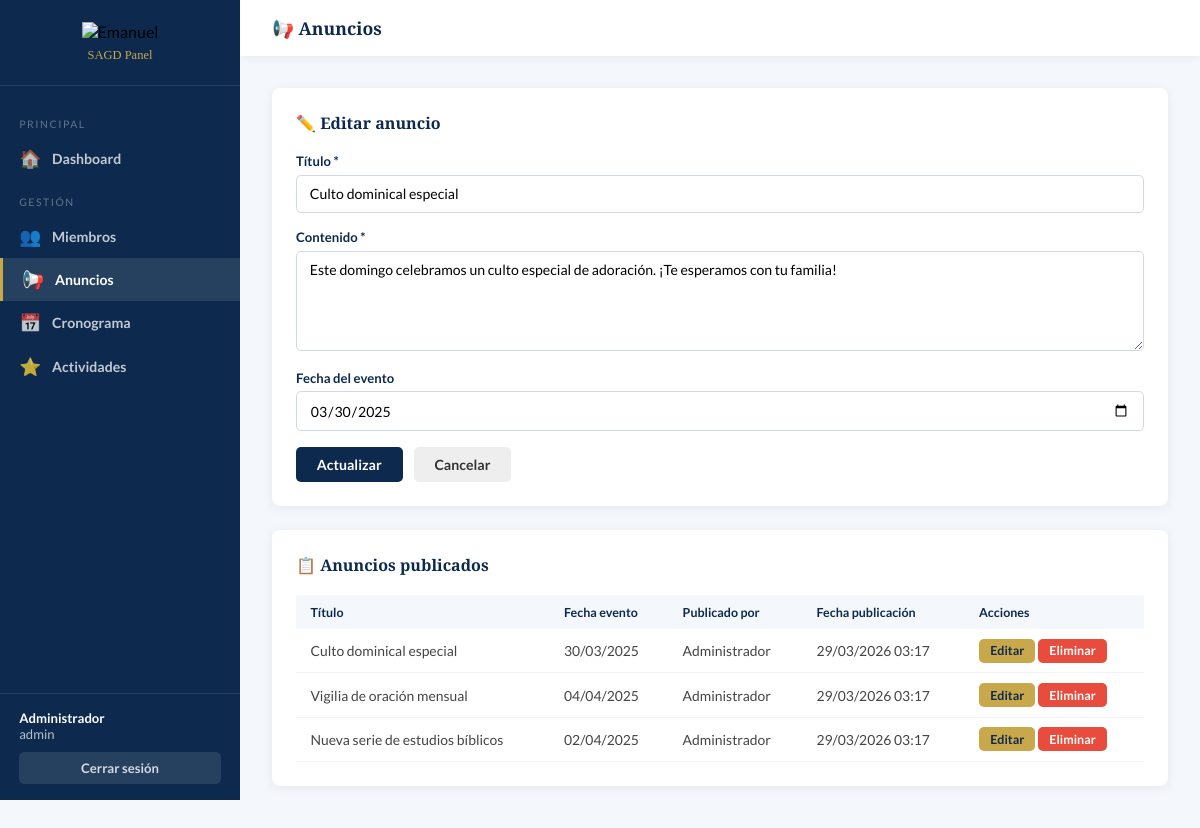
Screenshot of /admin/anuncios.php?editar=1 (signed in) with the database file from the repository.
### tables this page shows
CREATE TABLE IF NOT EXISTS anuncios (
    id          INT AUTO_INCREMENT PRIMARY KEY,
    titulo      VARCHAR(200) NOT NULL,
    contenido   TEXT NOT NULL,
    fecha_evento DATE,
    activo      TINYINT(1) DEFAULT 1,
    creado_por  INT,
    creado_en   TIMESTAMP DEFAULT CURRENT_TIMESTAMP,
    FOREIGN KEY (creado_por) REFERENCES usuarios(id) ON DELETE SET NULL
);

CREATE TABLE IF NOT EXISTS usuarios (
    id          INT AUTO_INCREMENT PRIMARY KEY,
    nombre      VARCHAR(100) NOT NULL,
    correo      VARCHAR(150) NOT NULL UNIQUE,
    password    VARCHAR(255) NOT NULL,           
    rol         ENUM('admin','editor') DEFAULT 'editor',
    activo      TINYINT(1) DEFAULT 1,
    creado_en   TIMESTAMP DEFAULT CURRENT_TIMESTAMP
);

### admin/anuncios.php (the view, shortened to what this page needs)
<?php
$db  = getDB();
$anuncios = $db->query("SELECT a.*, u.nombre AS autor FROM anuncios a LEFT JOIN usuarios u ON a.creado_por=u.id WHERE a.activo=1 ORDER BY a.creado_en DESC")->fetchAll();
$editando = null;
if (isset($_GET['editar'])) {
    $s = $db->prepare("SELECT * FROM anuncios WHERE id=? AND activo=1");
    $s->execute([(int)$_GET['editar']]);
    $editando = $s->fetch();
}
?>
<!DOCTYPE html>
<html lang="es">
<head>
</head>
<body>
<aside class="sidebar">
  <div class="sidebar-logo"><img src="../logo_iglesia.png" alt="Emanuel"/><span>SAGD Panel</span></div>
  <nav class="sidebar-nav">
    <div class="nav-section">Principal</div>
    <a href="dashboard.php" class="nav-link"><span class="nav-icon">🏠</span> Dashboard</a>
    <div class="nav-section">Gestión</div>
    <a href="miembros.php" class="nav-link"><span class="nav-icon">👥</span> Miembros</a>
    <a href="anuncios.php" class="nav-link active"><span class="nav-icon">📢</span> Anuncios</a>
    <a href="cronograma.php" class="nav-link"><span class="nav-icon">📅</span> Cronograma</a>
    <a href="actividades.php" class="nav-link"><span class="nav-icon">⭐</span> Actividades</a>
  </nav>
  <div class="sidebar-footer">
    <div class="sidebar-user"><strong><?= htmlspecialchars($_SESSION['usuario_nombre']) ?></strong><?= $_SESSION['usuario_rol'] ?></div>
    <a href="../logout.php" class="btn-logout">Cerrar sesión</a>
  </div>
</aside>
<div class="main">
  <div class="topbar"><h1>📢 Anuncios</h1></div>
  <div class="content">
    <div class="card">
      <h2><?= $editando ? '✏️ Editar anuncio' : '➕ Nuevo anuncio' ?></h2>
      <form method="POST" action="anuncios.php">
        <div class="form-group"><label>Título *</label><input type="text" name="titulo" value="<?= htmlspecialchars($editando['titulo'] ?? '') ?>" required/></div>
        <div class="form-group"><label>Contenido *</label><textarea name="contenido" required><?= htmlspecialchars($editando['contenido'] ?? '') ?></textarea></div>
        <div class="form-group"><label>Fecha del evento</label><input type="date" name="fecha_evento" value="<?= htmlspecialchars($editando['fecha_evento'] ?? '') ?>"/></div>
        <button type="submit" class="btn btn-primary"><?= $editando ? 'Actualizar' : 'Publicar' ?></button>
        <?php if ($editando): ?><a href="anuncios.php" class="btn" style="background:#eee;color:#333;margin-left:0.5rem;">Cancelar</a><?php endif; ?>
      </form>
    </div>
    <div class="card">
      <h2>📋 Anuncios publicados</h2>
      <?php if (empty($anuncios)): ?><p style="color:#888;">No hay anuncios publicados.</p>
      <?php else: ?>
      <table>
        <thead><tr><th>Título</th><th>Fecha evento</th><th>Publicado por</th><th>Fecha publicación</th><th>Acciones</th></tr></thead>
        <tbody>
          <?php foreach ($anuncios as $a): ?>
          <tr>
            <td><?= htmlspecialchars($a['titulo']) ?></td>
            <td><?= $a['fecha_evento'] ? date('d/m/Y', strtotime($a['fecha_evento'])) : '—' ?></td>
            <td><?= htmlspecialchars($a['autor'] ?? '—') ?></td>
            <td><?= date('d/m/Y H:i', strtotime($a['creado_en'])) ?></td>
            <td style="white-space:nowrap;">
              <a href="anuncios.php?editar=<?= $a['id'] ?>" class="btn btn-warning btn-sm">Editar</a>
              <a href="anuncios.php?eliminar=<?= $a['id'] ?>" class="btn btn-danger btn-sm" onclick="return confirm('¿Eliminar este anuncio?')">Eliminar</a>
            </td>
          </tr>
          <?php endforeach; ?>
        </tbody>
      </table>
      <?php endif; ?>
    </div>
  </div>
</div>
</body>
</html>

### admin/anuncios.php (style rules this page uses)
:root { --azul:#0d2a4e;--azul-m:#1a4a82;--azul-c:#2e7bc4;--dorado:#c9a84c;--blanco:#fff;--gris:#f4f7fb;--sidebar-w:240px; }
* { margin:0;padding:0;box-sizing:border-box; }
body { font-family:'Lato',sans-serif;background:var(--gris);display:flex;min-height:100vh; }
.sidebar { width:var(--sidebar-w);background:var(--azul);display:flex;flex-direction:column;min-height:100vh;position:fixed;top:0;left:0;z-index:50; }
.sidebar-logo { padding:1.4rem 1.2rem;border-bottom:1px solid rgba(255,255,255,0.1);text-align:center; }
.sidebar-logo img { height:44px;object-fit:contain; }
.sidebar-logo span { display:block;color:var(--dorado);font-family:'Cinzel',serif;font-size:0.78rem;margin-top:0.4rem; }
nav.sidebar-nav { flex:1;padding:1rem 0; }
.nav-section { font-size:0.65rem;letter-spacing:0.15em;text-transform:uppercase;color:rgba(255,255,255,0.35);padding:1rem 1.2rem 0.4rem; }
.nav-link { display:flex;align-items:center;gap:0.8rem;padding:0.7rem 1.2rem;color:rgba(255,255,255,0.75);text-decoration:none;font-size:0.88rem;font-weight:700;transition:background 0.2s; }
.nav-link:hover,.nav-link.active { background:rgba(255,255,255,0.1);color:var(--blanco); }
.nav-link.active { border-left:3px solid var(--dorado); }
.nav-icon { font-size:1.1rem;width:20px;text-align:center; }
.sidebar-footer { padding:1rem 1.2rem;border-top:1px solid rgba(255,255,255,0.1); }
.sidebar-user { color:rgba(255,255,255,0.7);font-size:0.82rem;margin-bottom:0.6rem; }
.sidebar-user strong { color:var(--blanco);display:block; }
.btn-logout { display:block;text-align:center;background:rgba(255,255,255,0.1);color:rgba(255,255,255,0.8);text-decoration:none;padding:0.5rem;border-radius:5px;font-size:0.82rem;font-weight:700; }
.main { margin-left:var(--sidebar-w);flex:1;display:flex;flex-direction:column; }
.topbar { background:var(--blanco);padding:1rem 2rem;display:flex;align-items:center;justify-content:space-between;box-shadow:0 2px 8px rgba(0,0,0,0.06); }
.topbar h1 { font-family:'Cinzel',serif;font-size:1.1rem;color:var(--azul); }
.content { padding:2rem; }
.card { background:var(--blanco);border-radius:8px;padding:1.5rem;box-shadow:0 2px 12px rgba(13,42,78,0.07);margin-bottom:1.5rem; }
.card h2 { font-family:'Cinzel',serif;font-size:1rem;color:var(--azul);margin-bottom:1.2rem; }
.form-group { margin-bottom:1rem; }
.form-group label { display:block;font-size:0.82rem;font-weight:700;color:var(--azul);margin-bottom:0.35rem; }
.form-group input,.form-group textarea { width:100%;padding:0.6rem 0.8rem;border:1.5px solid #d0d8e8;border-radius:5px;font-size:0.88rem;font-family:'Lato',sans-serif;outline:none;transition:border-color 0.2s; }
.form-group textarea { resize:vertical;min-height:100px; }
.btn { padding:0.55rem 1.3rem;border-radius:5px;font-size:0.88rem;font-weight:700;cursor:pointer;border:none;font-family:'Lato',sans-serif;transition:background 0.2s;text-decoration:none;display:inline-block; }
.btn-primary { background:var(--azul);color:var(--blanco); }
.btn-danger { background:#e74c3c;color:var(--blanco); }
.btn-warning { background:var(--dorado);color:var(--azul); }
.btn-sm { padding:0.28rem 0.7rem;font-size:0.78rem; }
table { width:100%;border-collapse:collapse;font-size:0.87rem; }
thead th { background:var(--gris);color:var(--azul);font-weight:700;padding:0.6rem 0.9rem;text-align:left;font-size:0.78rem; }
tbody td { padding:0.6rem 0.9rem;border-bottom:1px solid #f0f3f8;color:#444; }

### rows the page displays
anuncios: titulo "Culto dominical especial", contenido "Este domingo celebramos un culto especial de adoración. ¡Te esperamos con tu familia!", fecha_evento "03/30/2025", fecha_evento "30/03/2025", creado_por.nombre "Administrador", creado_en "29/03/2026 03:17"
anuncios: titulo "Vigilia de oración mensual", fecha_evento "04/04/2025", creado_por.nombre "Administrador", creado_en "29/03/2026 03:17"
anuncios: titulo "Nueva serie de estudios bíblicos", fecha_evento "02/04/2025", creado_por.nombre "Administrador", creado_en "29/03/2026 03:17"

### other values shown
$_SESSION['usuario_nombre'] "Administrador"
$_SESSION['usuario_rol'] "admin"
